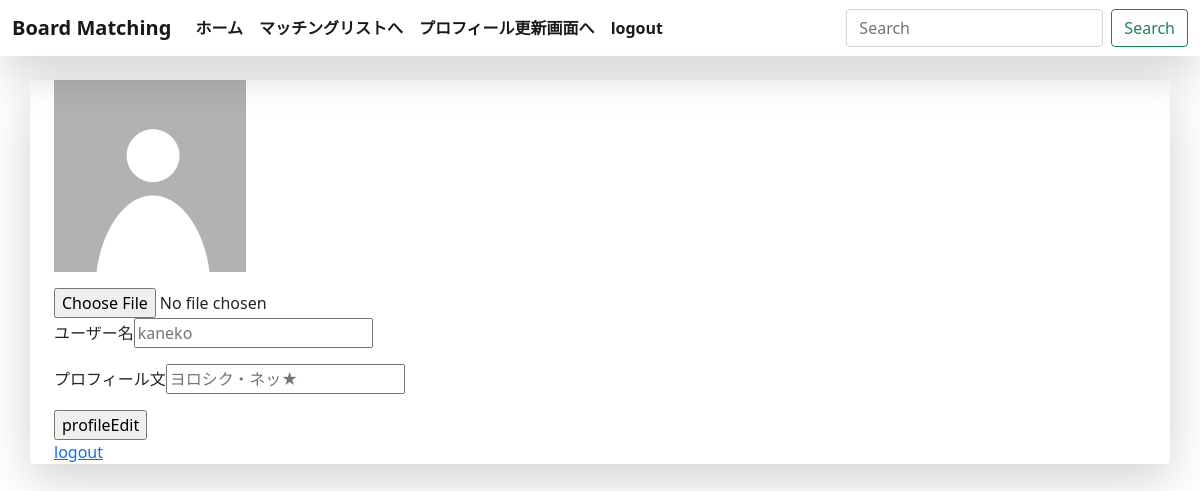
The page /profileEdit/ (signed in) on the database as committed earlier.
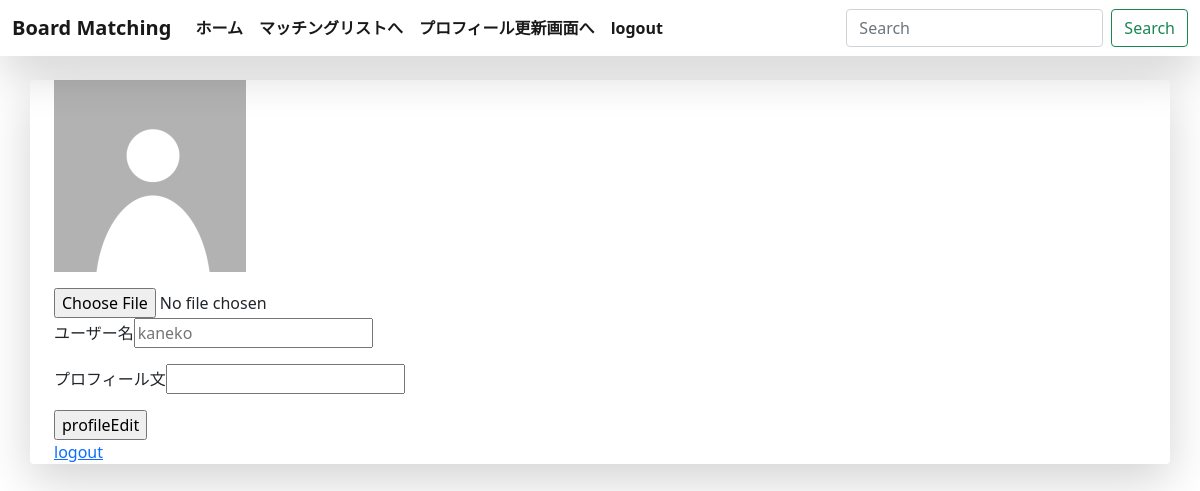
The same page on the database as committed later.
### boardapp/models.py (models this page shows)
class Profile(models.Model):
    user = models.OneToOneField(User, on_delete=models.CASCADE,primary_key=True)
    image = models.ImageField(upload_to='')
    image2 = models.ImageField(upload_to='')
    image3 = models.ImageField(upload_to='')
    image4 = models.ImageField(upload_to='')
    image5 = models.ImageField(upload_to='')
    gender = models.CharField(max_length=20, blank=True)
    birth_date = models.DateField(null=True, blank=True)
    age = models.IntegerField(null=True, blank=True, default=1)
    location = models.CharField(max_length=30, blank=True)
    introduction_text = models.CharField(max_length=500, blank=True)

### boardapp/views.py (the view, shortened to what this page needs)
# urls.py: path('profileEdit/', profileEditfunc, name='profileEdit'),
@login_required
def profileEditfunc(request):
    profile = Profile.objects.get(pk=request.user.id)
    return render(request, 'profileEdit.html', {'profile':profile})

### templates/profileEdit.html (shortened to what this page needs)
{% extends 'base.html' %}
{% block content %}
<div class="container">
    <form method="POST" enctype="multipart/form-data">{% csrf_token %}
        <p>
            <label>
                <span><img src="{{ profile.image }}"></span>
            </label>
        </p>
        <input type="file" name="image">
        <p>ユーザー名<input type="text" name="name" placeholder="{{ user.get_username }}"></p>
        <p>プロフィール文<input type="text" name="text" placeholder="{{ profile.introduction_text }}"></p>
        <input type="submit" value="profileEdit">
    </form>
<a href="{% url 'logout' %}">logout</a>
</div>
{% endblock content %}

Rows that differ between the two databases and show on the page:
changed Profile: text "ヨロシク・ネッ★" → (not shown)
